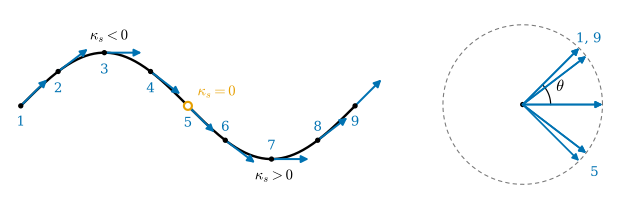

This figure's Python source:
"""Figure 0.2.1: curvature = unit tangent vector가 도는 빠르기 (0.2절).

곡선 γ(t) = (t, sin t), 0 ≤ t ≤ 2π (inflection point는 t = π).
왼쪽: arc length로 같은 간격인 9개의 점에서 unit tangent vector t (파랑, 길이 0.7배)와 번호.
오른쪽: 같은 9개의 t를 원점에서 그린 것(단위원 위). tangent angle θ가 처음에는 시계 방향(κ_s < 0),
       inflection point를 지난 뒤에는 반시계 방향(κ_s > 0)으로 돈다.
자기검사: |t| = 1, κ_s = det(γ', γ'')/|γ'|³ = −sin t/(1 + cos² t)^{3/2}의 부호가 θ의 증감과 일치한다.

실행: 프로젝트 루트에서 ``PYTHONPATH=tools python3 chapters/00-tour/figures/fig-0-2-1-tangent-turning.py``
"""

import dgfig

dgfig.setup()

import matplotlib.pyplot as plt
import numpy as np
import sympy as sp

import dgsym

C = dgfig.COLORS

ts = sp.symbols("t", real=True)
gam_s = sp.Matrix([ts, sp.sin(ts), 0])
ks_sym = dgsym.signed_curvature(gam_s, ts)
assert sp.simplify(ks_sym + sp.sin(ts) / (1 + sp.cos(ts) ** 2) ** sp.Rational(3, 2)) == 0
ks = sp.lambdify(ts, ks_sym, "numpy")

t = np.linspace(0, 2 * np.pi, 20001)
P = np.stack([t, np.sin(t)], axis=1)
dP = np.stack([np.ones_like(t), np.cos(t)], axis=1)
speed = np.linalg.norm(dP, axis=1)
s = np.concatenate([[0], np.cumsum(0.5 * (speed[1:] + speed[:-1]) * np.diff(t))])
L = s[-1]
idx = [int(np.argmin(np.abs(s - L * k / 8))) for k in range(9)]
T = dP / speed[:, None]
assert np.allclose(np.linalg.norm(T, axis=1), 1)
theta = np.arctan2(T[:, 1], T[:, 0])
dtheta = np.gradient(theta, s)
assert np.allclose(dtheta[100:-100], ks(t[100:-100]), atol=1e-4)      # κ_s = dθ/ds

fig = plt.figure(figsize=(6.6, 2.7))
axL = fig.add_axes([0.0, 0.0, 0.62, 1.0])
axR = fig.add_axes([0.66, 0.05, 0.34, 0.9])

axL.plot(*P.T, color=C["main"], lw=dgfig.LW["main"])
for k, i in enumerate(idx):
    p, v = P[i], 0.7 * T[i]
    axL.annotate("", xy=p + v, xytext=p, arrowprops=dict(arrowstyle="-|>", color=C["tangent"], lw=1.5,
                                                        mutation_scale=11, shrinkA=0, shrinkB=0))
    axL.plot(*p, "o", color=C["main"], ms=3, zorder=5)
    off = np.array([0.0, -0.32]) if np.sin(t[i]) >= 0 else np.array([0.0, 0.25])
    if k in (0, 8):
        off = np.array([0.0, -0.3])
    axL.text(*(p + off), f"{k + 1}", fontsize=10, ha="center", va="center", color=C["tangent"])
ip = np.array([np.pi, 0.0])
axL.plot(*ip, "o", ms=6, mfc="white", mec=C["accent"], mew=1.6, zorder=6)
axL.text(np.pi + 0.18, 0.2, r"$\kappa_s = 0$", fontsize=11, color=C["accent"])
axL.text(1.3, 1.25, r"$\kappa_s < 0$", fontsize=11)
axL.text(4.4, -1.38, r"$\kappa_s > 0$", fontsize=11)
dgfig.schematic_axes(axL, (-0.3, 2 * np.pi + 0.8), (-1.6, 1.65))

c = np.linspace(0, 2 * np.pi, 400)
axR.plot(np.cos(c), np.sin(c), color=C["aux"], lw=dgfig.LW["aux"], ls=(0, (4, 3)))
for k, i in enumerate(idx):
    v = T[i]
    axR.annotate("", xy=v, xytext=(0, 0), arrowprops=dict(arrowstyle="-|>", color=C["tangent"], lw=1.3,
                                                         mutation_scale=10, shrinkA=0, shrinkB=0))
v1, v5 = T[idx[0]], T[idx[4]]
axR.text(*(1.17 * v1), "1, 9", fontsize=10, ha="center", va="center", color=C["tangent"])
axR.text(*(1.2 * v5 + np.array([0.05, 0])), "5", fontsize=10, ha="center", va="center", color=C["tangent"])
a = np.linspace(0, theta[idx[0]], 50)
axR.plot(0.35 * np.cos(a), 0.35 * np.sin(a), color=C["main"], lw=0.9)
axR.text(0.42, 0.17, r"$\theta$", fontsize=12)
axR.plot(0, 0, "o", color=C["main"], ms=3)
dgfig.schematic_axes(axR, (-1.25, 1.45), (-1.25, 1.25))

dgfig.save(fig, __file__)
